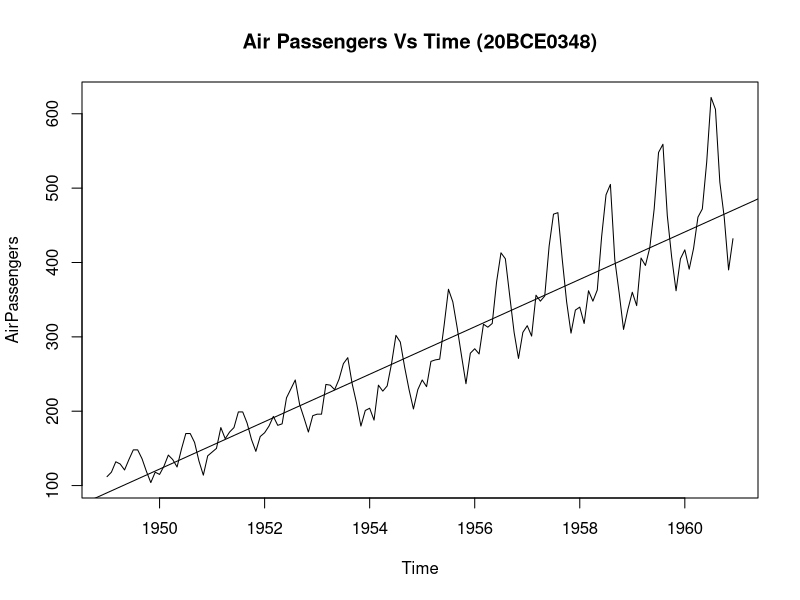
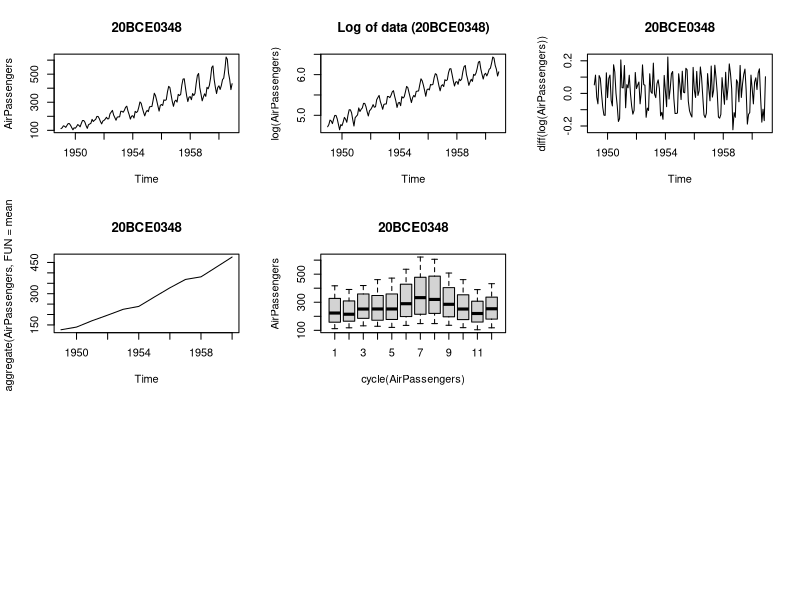
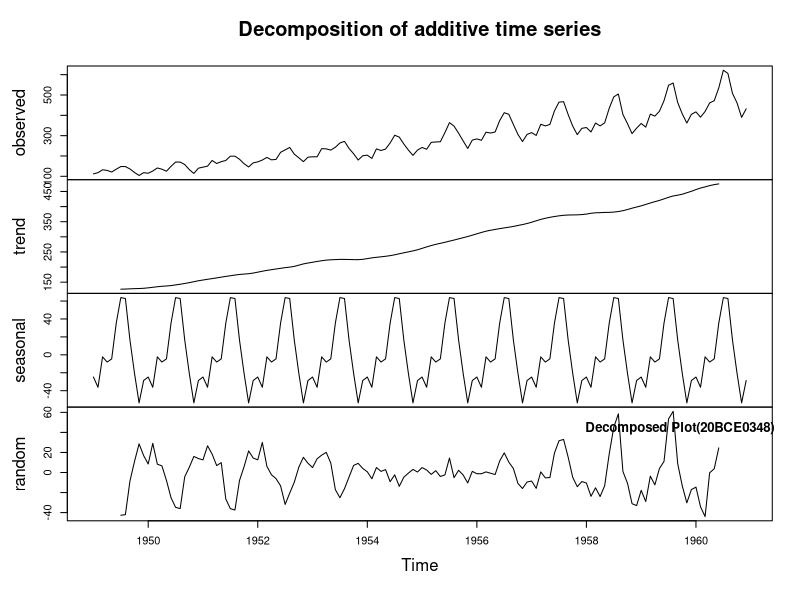
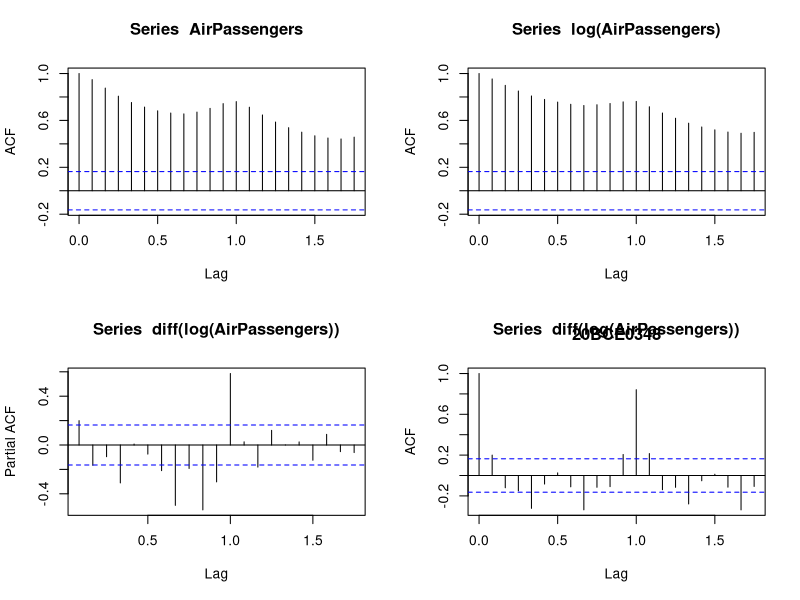
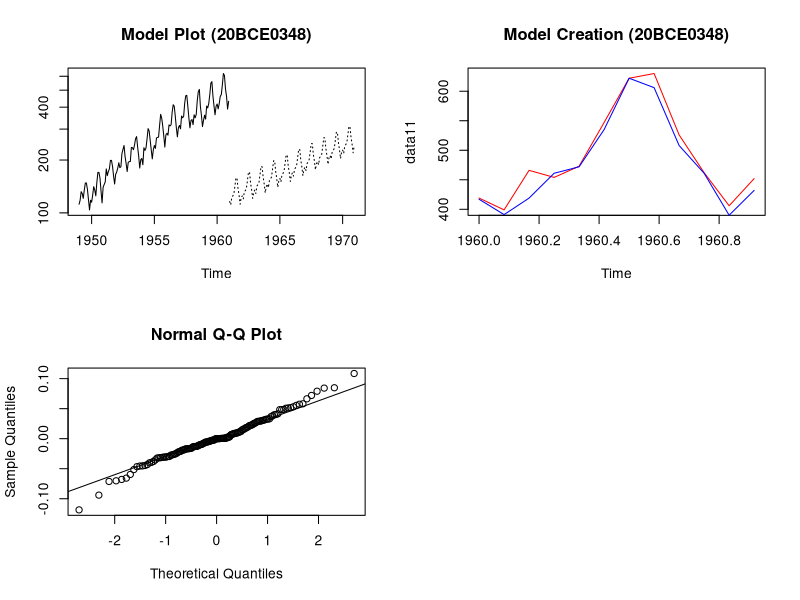

These figures' R source, in order:

data("AirPassengers")
sum(is.na(AirPassengers))
frequency(AirPassengers)
plot.ts(AirPassengers, main = 'Air Passengers Vs Time (20BCE0348)')
abline(reg = lm(AirPassengers~time(AirPassengers)))
cycle(AirPassengers)
par(mfrow=c(3,3))
plot(AirPassengers)
title('20BCE0348')
plot(log(AirPassengers))
title('Log of data (20BCE0348)')
plot(diff(log(AirPassengers)))
title('20BCE0348')
# Trend
plot(aggregate(AirPassengers, FUN = mean))
title('20BCE0348')
boxplot(AirPassengers~cycle(AirPassengers))   
title('20BCE0348')
plot(decompose(AirPassengers))
title('Decomposed Plot(20BCE0348)')

par(mfrow=c(2,2))
acf(AirPassengers)
#title('20BCE0348')
acf(log(AirPassengers))
#title('20BCE0348')
pacf(diff(log(AirPassengers)))
#title('20BCE0348')
acf(diff(log(AirPassengers)))
title('20BCE0348')
fit <- arima(log(AirPassengers), order = c(0,1,1), seasonal = list(order = c(0,1,1), period = 12))
fit
pred <- predict(fit, n.ahead = 10*12)
pred1 <- round(2.178^pred$pred,0)
pred1

# plot this model
# line type (lty) can be specified using either text ("blank", "solid", "dashed", "dotted", "dotdash", "longdash", "twodash") or number (0,1,2,3,4,5,6).
ts.plot(AirPassengers,pred1,log="y",lty=c(1,3))
title('Model Plot (20BCE0348)')
# Comparing predicted values with original values
data1 <- head(pred1,12)
data1
# Predicted Values
predicted_1960 <- round(data1)
predicted_1960
# original
original_1960 <- tail(AirPassengers,12)
original_1960
# Lets Test this model we are going to take a dataset till 1959, and then we predict value of 1960, 
# then validate that 1960 from already existing value we have it in dataset.
# Recreate model till 1959
datawide <- ts(AirPassengers, frequency = 12, start = c(1949,1),end = c(1959,12))
datawide
# Create Model
fit1 <- arima(log(datawide),c(0,1,1),seasonal = list(order=c(0,1,1),period=12))
pred <- predict(fit1,n.ahead = 10*12)
pred1 <- 2.718^pred$pred
pred1
data11=round(head(pred1,12),0)
data22=round(tail(AirPassengers,12),0)
plot(data11,col="red",type = "l")
lines(data22,col="blue")
title('Model Creation (20BCE0348)')
# Check normality using Q-Q plot

#qqnorm is a generic function that default method of which produces a normal QQ plot of the values
#in y. qqline adds a line to a "theoritical", by default normal, quantile-quantile plot which passes through the probs quantiles, by default the first and third quartiles.
qqnorm(residuals(fit))
qqline(residuals(fit))
